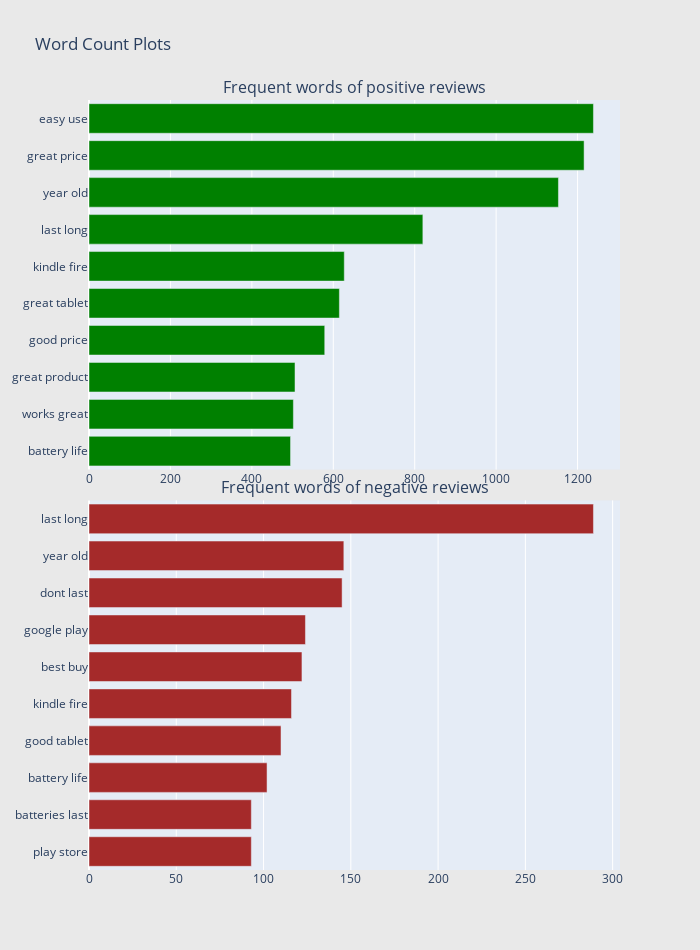

Notebook code cell kept with this figure:
### Markdown cell above
#### Bigram analysis

Here we will plot most frequent phrase(two words) in reviews based on sentiments

### Code cell
graph(n_gram=2)

### Figure 1 — Plotly figure (JSON) as saved in the notebook; plotly's stock layout.template omitted (floating-point values rounded to 4 significant figures)
{"data": [{"marker": {"color": "green"}, "orientation": "h", "showlegend": false, "type": "bar", "x": [495, 502, 506, 579, 615, 627, 820, 1153, 1216, 1239], "xaxis": "x", "y": ["battery life", "works great", "great product", "good price", "great tablet", "kindle fire", "last long", "year old", "great price", "easy use"], "yaxis": "y"}, {"marker": {"color": "brown"}, "orientation": "h", "showlegend": false, "type": "bar", "x": [93, 93, 102, 110, 116, 122, 124, 145, 146, 289], "xaxis": "x2", "y": ["play store", "batteries last", "battery life", "good tablet", "kindle fire", "best buy", "google play", "dont last", "year old", "last long"], "yaxis": "y2"}], "layout": {"annotations": [{"font": {"size": 16}, "showarrow": false, "text": "Frequent words of positive reviews", "x": 0.5, "xanchor": "center", "xref": "paper", "y": 1, "yanchor": "bottom", "yref": "paper"}, {"font": {"size": 16}, "showarrow": false, "text": "Frequent words of negative reviews", "x": 0.5, "xanchor": "center", "xref": "paper", "y": 0.48, "yanchor": "bottom", "yref": "paper"}], "height": 950, "paper_bgcolor": "rgb(233,233,233)", "title": {"text": "Word Count Plots"}, "width": 700, "xaxis": {"anchor": "y", "domain": [0, 1]}, "xaxis2": {"anchor": "y2", "domain": [0, 1]}, "yaxis": {"anchor": "x", "domain": [0.52, 1]}, "yaxis2": {"anchor": "x2", "domain": [0, 0.48]}}}
